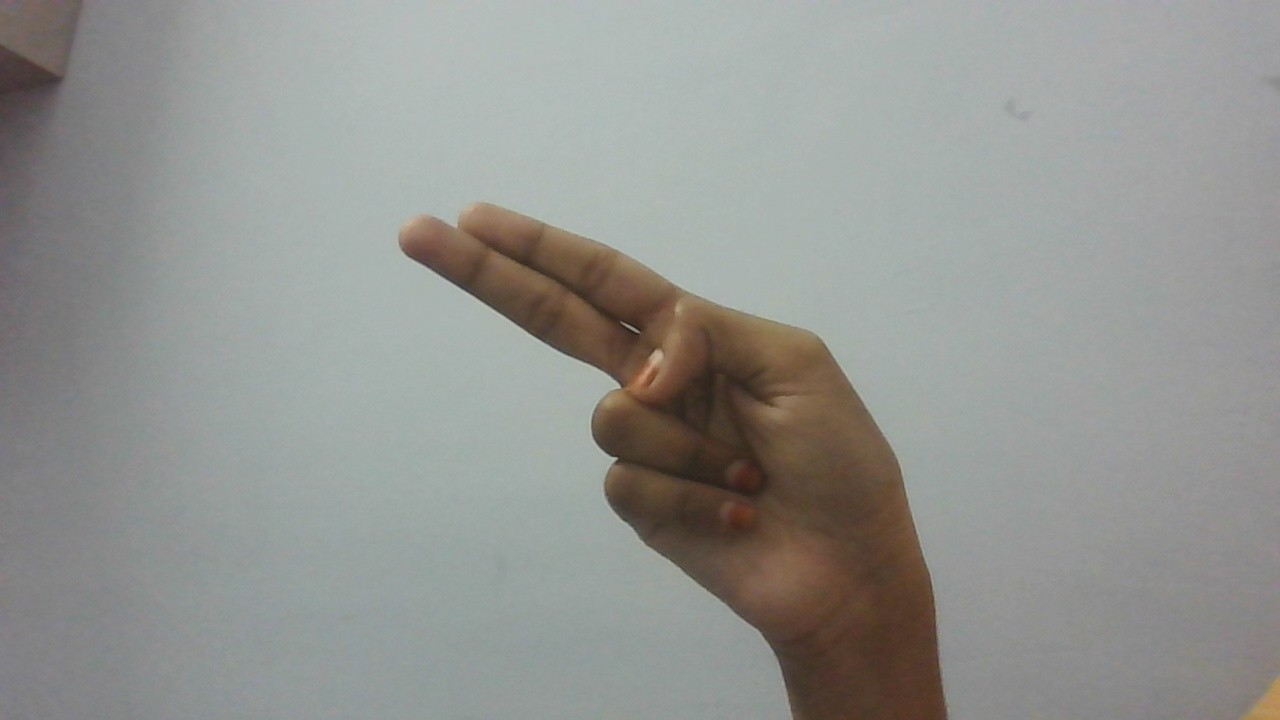
#> input picture images/1.jpg, 1280 x 720 px, found by its file name
$ jupyter execute --allow-errors test.ipynb
#> lines starting #> are read from the running program, lines starting #| are printed output that depends on the picture
[cell 1]
from google.colab import files
import cv2
import numpy as np
import matplotlib.pyplot as plt

# Upload multiple images
uploaded = files.upload()
#> the answer given: 1.jpg

# Sort by filename to keep order
image_paths = sorted(uploaded.keys())

IMG_SIZE = 64

def predict_from_image_path(img_path):
#> called with img_path = '1.jpg'
    img = cv2.imread(img_path)
#> img is the input picture: shape (720, 1280, 3); mean B, G, R 144.9, 148.6, 147.2
    if img is None:
        raise FileNotFoundError(f"Cannot read image: {img_path}")
    img = cv2.resize(img, (IMG_SIZE, IMG_SIZE))
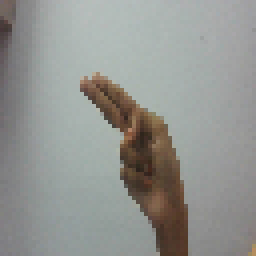
#> img: shape (64, 64, 3) (shown 4 times larger); mean B, G, R 144.8, 148.5, 147.1
    img = np.expand_dims(img, axis=0).astype('float32') / 255.0
    pred = model.predict(img)
    return label_list[np.argmax(pred)]

# Predict each uploaded image
predicted_letters = []
#> (the rest of this cell did not finish here and is left out)
